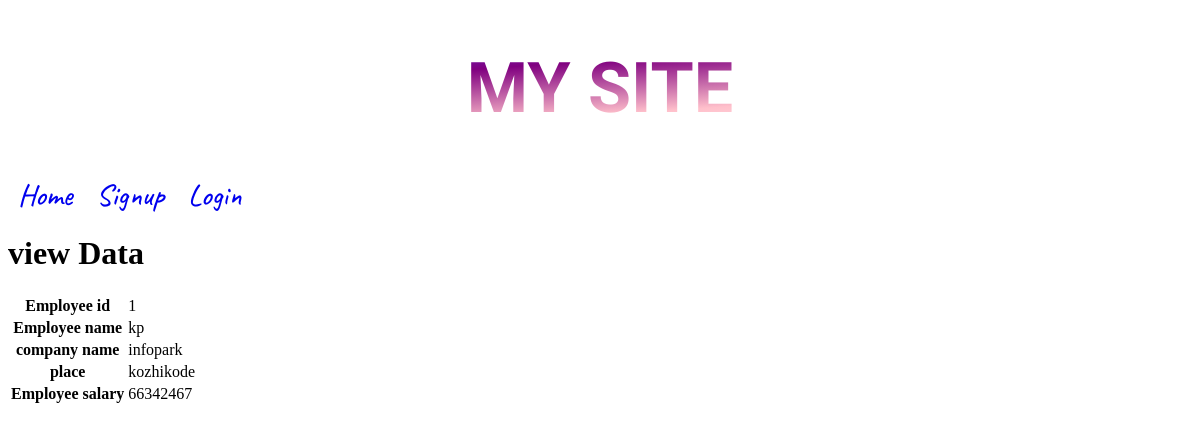
/viewdata/2, run on the app's committed database.
### app7/models.py (models this page shows)
class employee(models.Model):
    Emp_id=models.IntegerField()
    Emp_name=models.CharField(max_length=50)
    place=models.CharField(max_length=200)
    company_name=models.CharField(max_length=200)
    salary=models.IntegerField()

### app7/views.py (the view)
# urls.py: path('viewdata/<int:p>',views.view_emp,name='view_emp'),
def view_emp(request,p):
    d=employee.objects.get(pk=p)
    return render (request,'view_data.html', {"a":d})

### templates/view_data.html
{% extends "base.html" %}
{% block body_block %}
<h1>view Data</h1>
<table>
    <tr>
        <th>Employee id</th>
        <td>{{a.Emp_id}}</td>
    </tr>
    <tr>
        <th>Employee name</th>
        <td>{{a.Emp_name}}</td>
    </tr>
    <tr>
        <th>company name</th>
        <td>{{a.company_name}}</td>
    </tr>
    <tr>
        <th>place</th>
        <td>{{a.place}}</td>
    </tr>
    <tr>
        <th>Employee salary</th>
        <td>{{a.salary}}</td>
    </tr>
</table>
{% endblock %}

### data on the page
employee: Emp_id "1", Emp_name "kp", company_name "infopark", place "kozhikode", salary "66342467"
